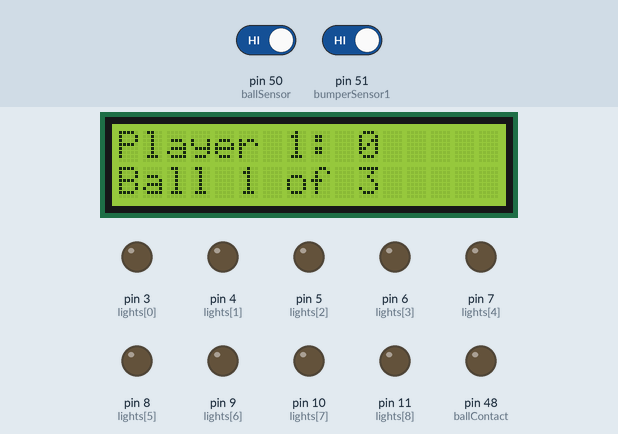
This sketch was run on a simulated Arduino Mega 2560, built with avr-gcc and run on an emulated ATmega2560. On the bench: 16×2 character LCD, output pins drawn as LEDs (lit = HIGH). Dashed ring = blinking. The test bench sets the inputs (shaded band); at power-on: pin 50 (ballSensor) HIGH, pin 51 (bumperSensor1) HIGH. What the sketch prints to the serial monitor is not drawn.

Above: at 3.0 s.
3.1 s: pin 50 (ballSensor) driven LOW
At 3.25 s:
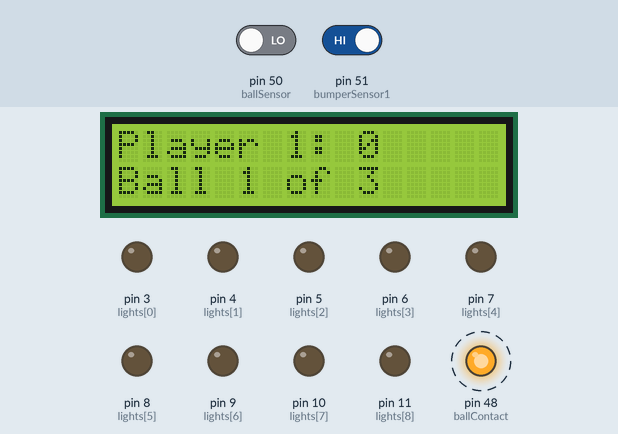
6.1 s: pin 51 (bumperSensor1) driven LOW
At 8.39 s:
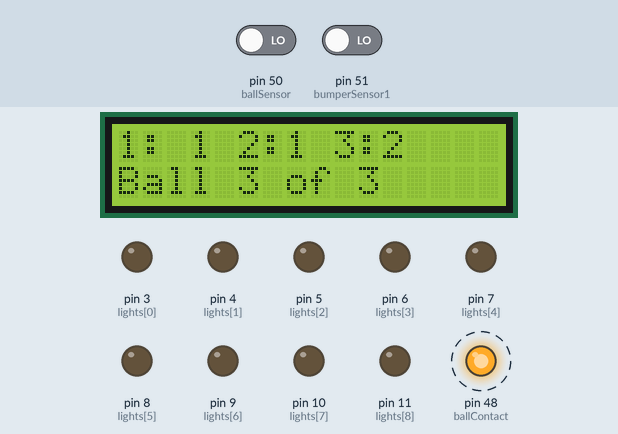
9.1 s: pin 50 (ballSensor) driven HIGH
At 9.5 s:
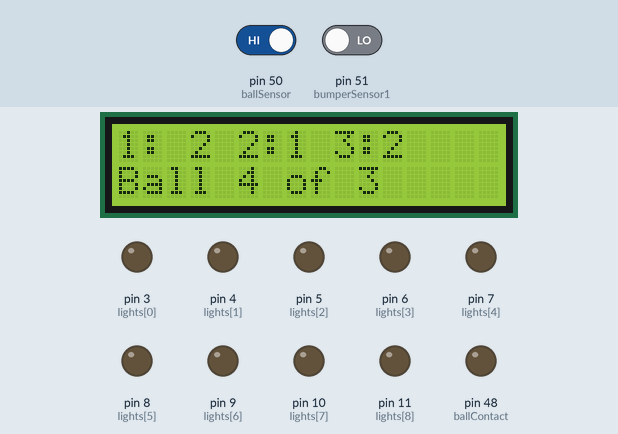
12.1 s: pin 51 (bumperSensor1) driven HIGH
At 13.3 s:
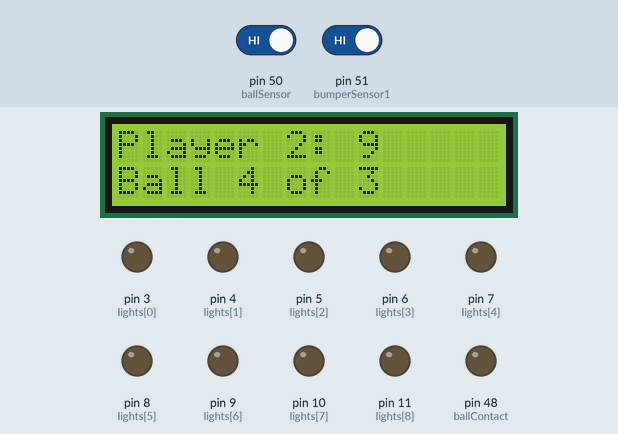
13.6 s: pin 51 (bumperSensor1) driven LOW
16.6 s: pin 50 (ballSensor) driven LOW
At 16.77 s:
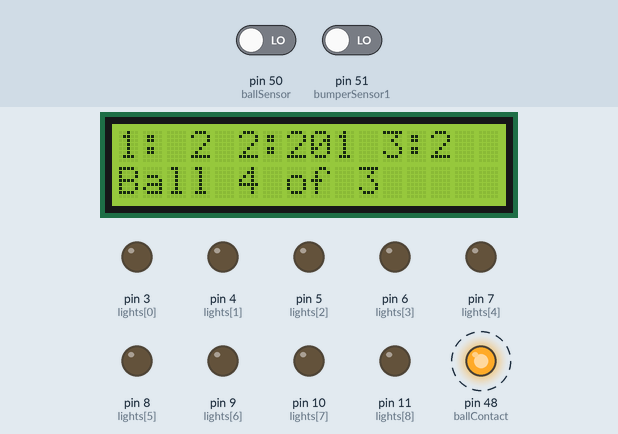
Timing chart, 0 to 19.1 s (numbered marks = the images above; inputs shaded):
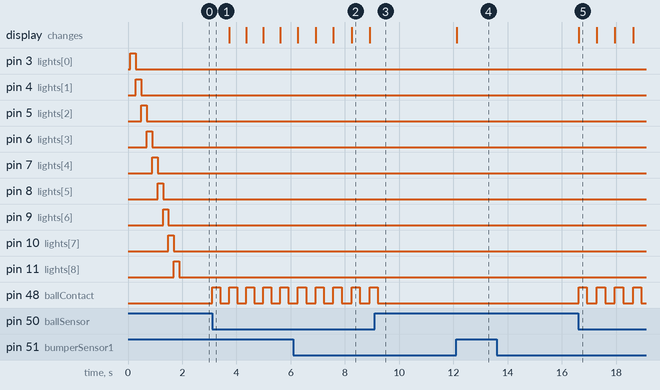

Measured:
- after the input at 3.1 s, pin 48 (ballContact): alternates HIGH for 0.30 s and LOW for 0.33 s, starting at once
- after the input at 9.1 s, pin 48 (ballContact): goes on until 9.2 s, then stays LOW
- after the input at 12.1 s, the display: changes at once (image 4)
- after the input at 13.6 s, every drawn part: stays the same
- after the input at 16.6 s, pin 48 (ballContact): alternates HIGH for 0.30 s and LOW for 0.37 s, starting at once; the display: changes at once (image 5)
- what the display in image 2 shows lasts 0.7 s, from 8.2 s to 8.9 s

The sketch:

flipper.ino
```cpp
#include <Wire.h>
#include <LiquidCrystal_I2C.h>

// Set the LCD address to 0x27 for a 16 chars and 2 line display
LiquidCrystal_I2C lcd(0x27, 16, 2);

// configuration
int maxPlayerCount = 3;
int maxBallCount = 3;

// sensors
int ballSensor = 50;
int bumperSensor1 = 51;
int startSensor = 52;

// inputs
int pullupInputs[] = {ballSensor, bumperSensor1, startSensor};

// outputs
int ballContact = 48;

// lights
int lights[] = {3,4,5,6,7,8,9,10,11};

// vars
int playerStats[3][2] = {{0,0},{0,0},{0,0}};
int currentPlayerID = 0;
bool inGame = true;

// array lenghts
int lightsCount = sizeof(lights)/sizeof(int);
int inputPullupCount = sizeof(pullupInputs)/sizeof(int);

void setup() {
  // initialize serial output
  Serial.begin(9600);

  // initialize the LCD
  lcd.begin();

  // setup lights
  for(int i = 0; i < lightsCount; i++) {
    pinMode(lights[i], OUTPUT);
  }
  // setup pullup Inputs
  for(int i = 0; i < inputPullupCount; i++) {
    pinMode(pullupInputs[i], INPUT_PULLUP);
  }

  pinMode(ballContact, OUTPUT);

  outputPlayerCount();
  attractMode();
}

void loop() {
  while (inGame) {

    if (digitalRead(ballSensor) == LOW) {
      ejectBall();
      outputPlayerCount();
    }

    if(digitalRead(bumperSensor1) == LOW) {
      playerStats[currentPlayerID][0] = playerStats[currentPlayerID][0] + 1;
      outputPlayerCount();
    }
    //if(digitalRead(startSensor) == HIGH) {
      //attractMode();
    //}

  }
  attractMode();
  endGame();
}

void outputPlayerCount() {
  lcd.clear();
  int currentPoints = playerStats[currentPlayerID][0] / 10;
  String s = "Player " + (String)(currentPlayerID + 1) + ": " + (String)currentPoints;
  lcd.print(s);
  Serial.println(s);
  s = "Ball " + (String)(playerStats[currentPlayerID][1] + 1) + " of " + (String)maxBallCount;
  lcd.setCursor(0, 1);
  lcd.print(s);
  lcd.home();
}

void ejectBall() {
  // count how many balls have been back
  playerStats[currentPlayerID][1] = playerStats[currentPlayerID][1] + 1;
  if(playerStats[maxPlayerCount - 1][1] >= maxBallCount) {
    endGame();
    //inGame = false;
  }
  digitalWrite(ballContact, HIGH);
  delay(300);
  digitalWrite(ballContact, LOW);
  delay(300);
  //points = 0;
  // count balls
  if(currentPlayerID < 2) {
    currentPlayerID++;
  } else {
    currentPlayerID = 0;
  }
}

void endGame() {
  String s = "1: " + (String)playerStats[0][0] + " 2:" + (String)playerStats[1][0] + " 3:" + (String)playerStats[2][0];
  lcd.print(s);
}

void attractMode() {
  for(int i = 0; i < lightsCount; i++) {
    digitalWrite(lights[i], HIGH);
    delay(200);
    digitalWrite(lights[i], LOW);
  }
}
```
